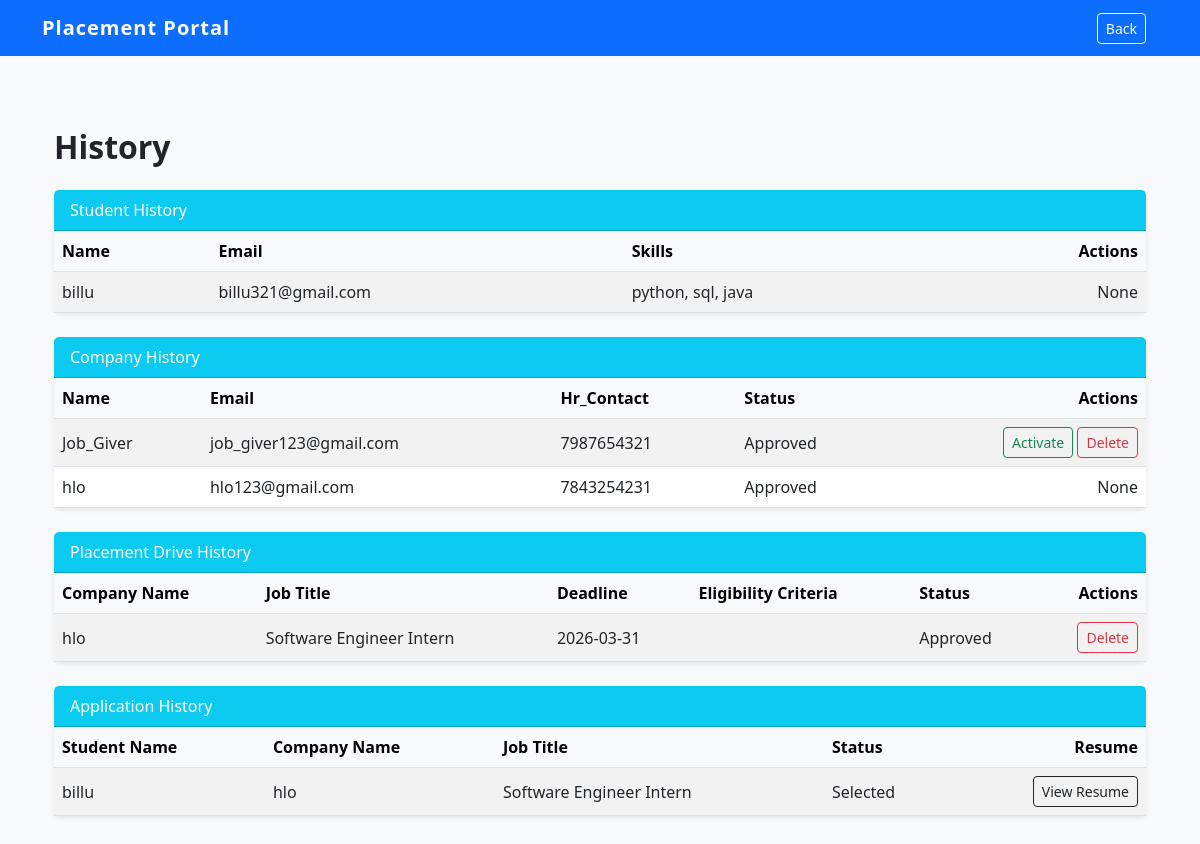
Page /view_history (signed in) on the earlier database version.
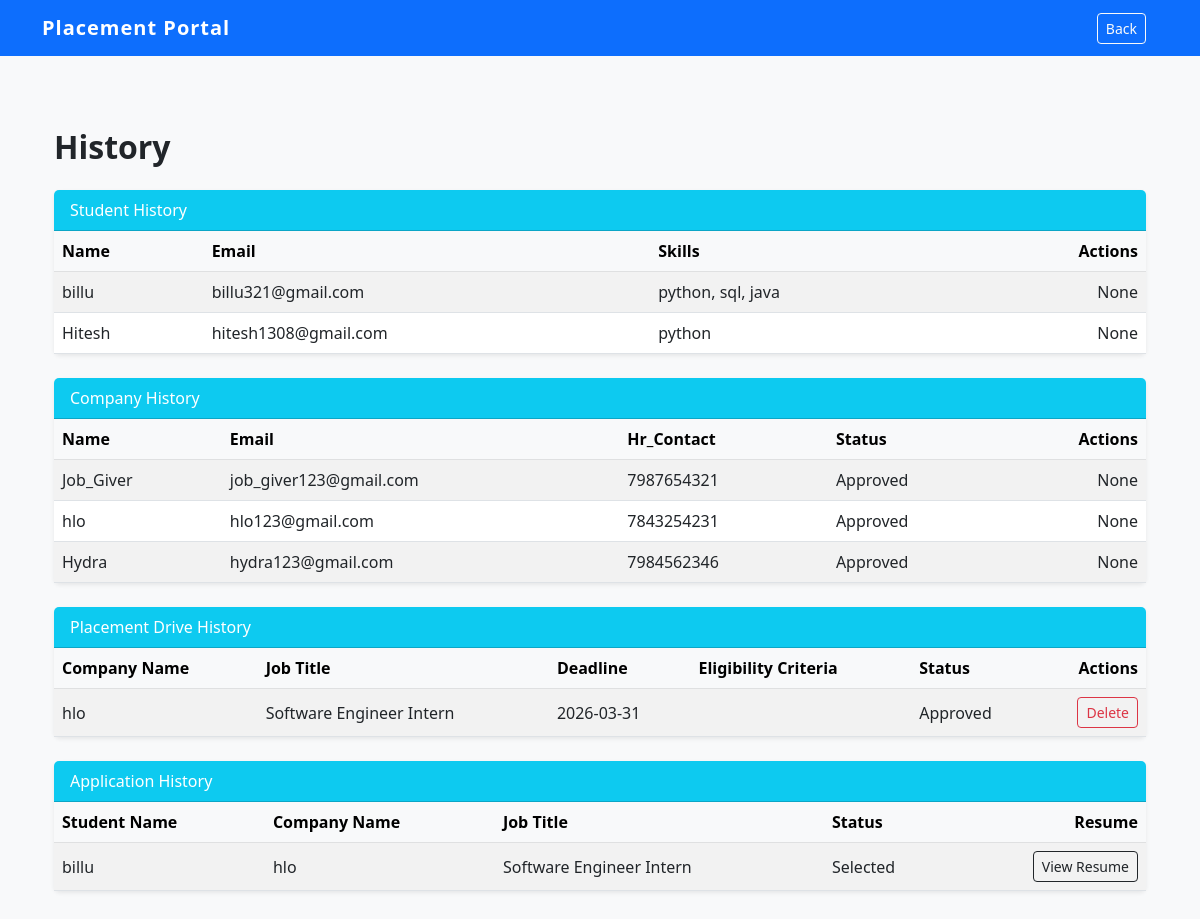
Same page on the later database version.
### models.py (models this page shows)
class Student(db.Model):
    id = db.Column(db.Integer, primary_key=True)
    name = db.Column(db.String(50), nullable=False)
    email = db.Column(db.String(100), unique=True, nullable=False)
    password = db.Column(db.String(50), unique=True, nullable=False)
    skills = db.Column(db.String(200))
    resume_path = db.Column(db.String(200))
    is_active = db.Column(db.Boolean, default=True)
    applications = db.relationship('Application', backref='student', lazy=True, cascade="all, delete-orphan")

class Company(db.Model):
    id = db.Column(db.Integer, primary_key=True)
    name = db.Column(db.String(100), unique=True, nullable=False)
    email = db.Column(db.String(100), unique=True, nullable=False)
    password = db.Column(db.String(50), unique=True, nullable=False)
    website = db.Column(db.String(100))
    hr_contact = db.Column(db.String(15))
    description = db.Column(db.Text)
    status = db.Column(db.String(20), default='Pending')
    is_active = db.Column(db.Boolean, default=True)
    drives = db.relationship('PlacementDrive', backref='company', lazy=True, cascade="all, delete-orphan")

class PlacementDrive(db.Model):
    id = db.Column(db.Integer, primary_key=True)
    job_title = db.Column(db.String(100), nullable=False)
    description = db.Column(db.Text)
    eligibility= db.Column(db.Text)
    deadline = db.Column(db.String(20))
    status = db.Column(db.String(20), default='Pending')
    is_active = db.Column(db.Boolean, default=True)
    company_id = db.Column(db.Integer, db.ForeignKey('company.id'), nullable=False)
    applications = db.relationship('Application', backref='drive', lazy=True, cascade="all, delete-orphan")

class Application(db.Model):
    id = db.Column(db.Integer, primary_key=True)
    student_id = db.Column(db.Integer, db.ForeignKey('student.id'), nullable=False)
    drive_id = db.Column(db.Integer, db.ForeignKey('placement_drive.id'), nullable=False)
    status = db.Column(db.String(20), default='Applied')
    date_applied = db.Column(db.DateTime, default=datetime.now(timezone.utc))
    is_active = db.Column(db.Boolean, default=True)

### app.py (the view)
@app.route('/view_history')
def view_history():
    if session.get('role') != 'admin':
        return redirect(url_for('login'))
    students = Student.query.all()
    company = Company.query.all()
    drives = PlacementDrive.query.all()
    applications = Application.query.all()
    return render_template('admin/view_history.html', students=students, company=company, drives=drives, applications=applications)

### app.py (called while the page is built)
@app.after_request
def add_header(response):
    response.headers['Cache-Control'] = 'no-store, no-cache, must-revalidate, post-check=0, pre-check=0, max-age=0'
    response.headers['Pragma'] = 'no-cache'
    response.headers['Expires'] = '-1'
    return response

### templates/admin/view_history.html (shortened to what this page needs)
{% extends 'base.html' %}
{% block extra_nav %}
<div class = "container">
    <a href = "{{ url_for('admin_dashboard') }}" class = "btn btn-outline-light btn-sm">Back</a>
{% endblock %}
{% block content %}
<div class = "container-fluid py-4">
    <h2 class = "fw-bold mb-4">History</h2>
    <div class = "card shadow-sm mb-4">
        <div class = "card-header bg-info text-white">Student History</div>
        <div class = "card-body p-0">
            <div class = "table-responsive">
                <table class = "table table-striped align-middle mb-0">
                    <thead class = "table-light">
                        <tr>
                            <th>Name</th>
                            <th>Email</th>
                            <th>Skills</th>
                            <th class = "text-end">Actions</th>
                        </tr>
                    </thead>
                    <tbody>
                        {% for s in students %}
                        <tr>
                            <td>{{ s.name }}</td>
                            <td>{{ s.email }}</td>
                            <td>{{ s.skills }}</td>
                            <div class = "d-flex gap-2">
                                <td class = "text-end">
                                    {% if s.is_active %}
                                        <text>None</text>
                                    {% else %}
                                        <a href = "/activate/student/{{s.id}}" class = "btn btn-sm btn-outline-success text-end">Activate</a>
                                        <a href = "/delete/student/{{s.id}}" class = "btn btn-sm btn-outline-danger text-end">Delete</a>
                                    {% endif %}
                                </td>
                        </tr>
                        {% endfor %}
                    </tbody>
                </table>
            </div>
        </div>
    </div>
    <div class = "card shadow-sm mb-4">
        <div class = "card-header bg-info text-white">Company History</div>
        <div class = "card-body p-0">
            <div class = "table-responsive">
                <table class = "table table-striped align-middle mb-0">
                    <thead class = "table-light">
                        <tr>
                            <th>Name</th>
                            <th>Email</th>
                            <th>Hr_Contact</th>
                            <th>Status</th>
                            <th class = "text-end">Actions</th>
                        </tr>
                    </thead>
                    <tbody>
                        {% for c in company %}
                        <tr>
                            <td>{{ c.name }}</td>
                            <td>{{ c.email }}</td>
                            <td>{{ c.hr_contact }}</td>
                            <td>{{ c.status }}</td>
                            <div class = "d-flex gap-2">
                                <td class = "text-end">
                                    {% if c.is_active %}
                                        <text>None</text>
                                    {% else %}
                                        <a href = "/activate/company/{{c.id}}" class = "btn btn-sm btn-outline-success text-end">Activate</a>
                                        <a href = "/delete/company/{{c.id}}" class = "btn btn-sm btn-outline-danger text-end">Delete</a>
                                    {% endif %}
                                </td>
                        </tr>
                        {% endfor %}
                    </tbody>
                </table>
            </div>
        </div>
    </div>
    <div class = "card shadow-sm mb-4">
        <div class = "card-header bg-info text-white">Placement Drive History</div>
        <div class = "card-body p-0">
            <div class = "table-responsive">
                <table class = "table table-striped align-middle mb-0">
                    <thead class = "table-light">
                        <tr>
                            <th>Company Name</th>
                            <th>Job Title</th>
                            <th>Deadline</th>
                            <th>Eligibility Criteria</th>
                            <th>Status</th>
                            <th class = "text-end">Actions</th>
                        </tr>
                    </thead>
                    <tbody>
                        {% for d in drives %}
                        <tr>
                            <td>{{ d.company.name }}</td>
                            <td>{{ d.job_title }}</td>
                            <td>{{ d.deadline }}</td>
                            <td>{{ d.eligibility_criteria }}</td>
                            <td>{{ d.status }}</td>
                            <td class = "text-end">
                                <a href = "/delete_drive/{{d.id}}" class = "btn btn-sm btn-outline-danger text-end">Delete</a>
                            </td>
                        </tr>
                        {% endfor %}
                    </tbody>
                </table>
            </div>
        </div>
    </div>
    <div class = "card shadow-sm mb-4">
        <div class = "card-header bg-info text-white">Application History</div>
        <div class = "card-body p-0">
            <div class = "table-responsive">
                <table class = "table table-striped align-middle mb-0">
                    <thead class = "table-light">
                        <tr>
                            <th>Student Name</th>
                            <th>Company Name</th>
                            <th>Job Title</th>
                            <th>Status</th>
                            <th class = "text-end">Resume</th>
                        </tr>
                    </thead>
                    <tbody>
                        {% for a in applications %}
                        <tr>
                            <td>{{ a.student.name }}</td>
                            <td>{{ a.drive.company.name }}</td>
                            <td>{{ a.drive.job_title }}</td>
                            <td>{{ a.status }}</td>
                            <td class = "text-end">
                            {% if a.student.resume_path %}
                            <a href = "{{ url_for('static', filename='uploads/resumes/' + a.student.resume_path) }}" target = "_blank" class = "btn btn-sm btn-outline-dark">View Resume</a>
                            {% else %}
                            <span class = "text-muted">No Resume</span>
                            {% endif %}
                            </td>
                        </tr>
                        {% endfor %}
                    </tbody>
                </table>
            </div>
        </div>
{% endblock %}

### templates/base.html (shortened to what this page needs)
<!DOCTYPE html>
<html lang="en">
<head>
    <link href="https://cdn.jsdelivr.net/npm/bootstrap@5.3.0/dist/css/bootstrap.min.css" rel="stylesheet">
    <link rel="stylesheet" href="{{ url_for('static', filename='style.css') }}">
</head>
<body class = "bg-light">
    <nav class = "navbar navbar-expand-lg navbar-dark bg-primary">
        <div class = "container">
            <a class = "navbar-brand" href = "/">Placement Portal</a>
            <div class = "ms-auto">
                {% block extra_nav %}
                {% endblock %}
            </div>
        </div>
    </nav>
    <div class = "container mt-5">
        {% block content %}
        {% endblock %}
    </div>
</body>
</html>

### static/style.css (style rules this page uses)
:root { --primary-color: #0d6efd; --success-color: #198754; --error-red: #dc3545; }
body { font-family: 'Segoe UI', Tahoma, Geneva, Verdana, sans-serif; background-color: #f8f9fa; }
.card { border: none; transition: transform 0.3s ease, box-shadow 0.3s ease; }
.navbar-brand { font-weight: bold; letter-spacing: 1px; }

Differences in the rows shown:
added Student: name "Hitesh", email "hitesh1308@gmail.com", skills "python", is_active "None"
changed Company "Job_Giver": is_active "Activate Delete" → "None"
added Company: name "Hydra", email "hydra123@gmail.com", hr_contact "7984562346", status "Approved", is_active "None"
